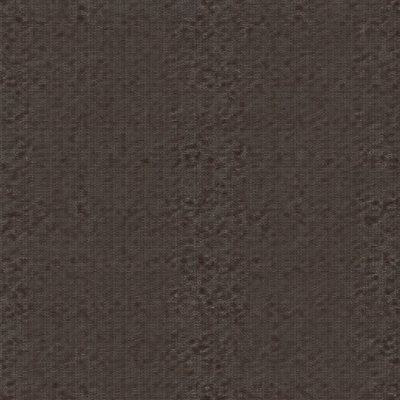
#> input picture check_cuir2.jpg, 400 x 400 px; its folder holds only this picture in this run
$ python -i pbr_deep.py   (imports and definitions only)
#> lines starting #> are read from the running program, lines starting #| are printed output that depends on the picture
### core/config.py
#!/usr/bin/env python3
# -*- coding: utf-8 -*-
"""
Global configuration, default paths, LoRA and upscaler management.
"""

import os
import re
import unicodedata
from pathlib import Path
from typing import Dict, List, Optional

# Repository root (parent of core/) — reference for .env and relative paths.
RACINE_DEPOT = Path(__file__).resolve().parents[1]


def charger_env(chemin: Optional[Path] = None) -> None:
    """Loads a .env file into os.environ WITHOUT overwriting already-set variables.

    Supported format: KEY=VALUE (one per line), optional 'export ' prefix,
    single/double quotes stripped, blank lines and # comments ignored.
    Priority: shell environment variable > .env > this module's defaults
    (see .env.example at the repository root).
    """
    fichier = Path(chemin) if chemin else RACINE_DEPOT / ".env"
    if not fichier.is_file():
        return
    for ligne in fichier.read_text(encoding="utf-8").splitlines():
        ligne = ligne.strip()
        if not ligne or ligne.startswith("#"):
            continue
        if ligne.startswith("export "):
            ligne = ligne[len("export "):]
        cle, separateur, valeur = ligne.partition("=")
        if not separateur:
            continue
        cle = cle.strip()
        valeur = valeur.strip().strip('"').strip("'")
        os.environ.setdefault(cle, valeur)


# Optional .env at the repository root — loaded BEFORE reading the variables below.
charger_env()

# Executable paths
DEFAULT_LLAMA_CLI = os.getenv("LLAMA_CLI_PATH", r"C:\llama.cpp\llama-cli.exe")
DEFAULT_SD_CLI = os.getenv("SD_CLI_PATH", r"C:\SD\sd-cli.exe")
# Per-family video-build pin: since 2026-10-23 it resolves to the SAME main build
# (master-995+) — upstream #2181 (ggml small-BAR heap mask) fixed the MiniMax-H3
# OOM (#1976) AND cleared the LTX-2.5 workspace refusal; both 65 f production
# routes (video_multishot T2V + monoplan_ia I2V) re-validated on 995 that evening.
# The constant stays as a re-pin point: any future video-only regression can pin
# LTX routes back to a parallel build here (env SD_CLI_LTX_PATH) without touching
# the image path. The C:\SD-6b3edaa parallel build (master-841) is retired from
# production (kept on disk).
DEFAULT_SD_CLI_LTX = os.getenv("SD_CLI_LTX_PATH", r"C:\SD\sd-cli.exe")
DEFAULT_SD_DIR = os.getenv("SD_DIR", r"C:\SD")
DEFAULT_SD_SOURCE_DIR = os.getenv("SD_SOURCE_DIR", r"C:\GIT\stable-diffusion.cpp")
DEFAULT_AUDIOCPP_CLI = os.getenv("AUDIOCPP_PATH", r"C:\audio-cpp\audiocpp_cli.exe")


def _detecter_ffmpeg() -> str:
    """ffmpeg 9 (C:\\ffmpeg\\dist) first, then the older Amuse build, then PATH."""
    candidats = [
        r"C:\ffmpeg\dist\bin\ffmpeg.exe",
        r"C:\Program Files\Amuse\ffmpeg.exe",
    ]
    for c in candidats:
        if os.path.exists(c):
            return c
#> further down, picture is the input picture: PIL image 400x400 RGB; mean R, G, B 70.8, 61.2, 56.5
    return "ffmpeg"


DEFAULT_FFMPEG = os.getenv("FFMPEG_PATH", _detecter_ffmpeg())


def ffmpeg() -> str:
    """Absolute path of the machine ffmpeg (FFMPEG_PATH override, else auto-detected)."""
    return DEFAULT_FFMPEG

# Base folders and models
DEFAULT_MODEL_DIR = os.getenv("MODEL_DIR", r"C:\Modeles_LLM")
DEFAULT_LLM_MODEL = os.getenv("LLM_MODEL_PATH", os.path.join(DEFAULT_MODEL_DIR, "LFM2.5-8B-A1B-Q6_K.gguf"))
DEFAULT_SD_MODEL = os.getenv("SD_MODEL_PATH", os.path.join(DEFAULT_MODEL_DIR, "flux1-dev-Q6_K.gguf"))
DEFAULT_CLIP_L = os.getenv("SD_CLIP_L_PATH", os.path.join(DEFAULT_MODEL_DIR, "clip_l.safetensors"))
DEFAULT_T5XXL = os.getenv("SD_T5XXL_PATH", os.path.join(DEFAULT_MODEL_DIR, "t5xxl_fp16.safetensors"))
DEFAULT_VAE = os.getenv("SD_VAE_PATH", os.path.join(DEFAULT_MODEL_DIR, "ae.safetensors"))
# ControlNet OpenPose SDXL (validated recipe 2026-09-26, MEMORY_BANK §1.29: juggernautXL + xinsir)
DEFAULT_CONTROLNET_POSE = os.getenv("SD_CONTROLNET_POSE_PATH", os.path.join(DEFAULT_MODEL_DIR, "controlnet_openpose_sdxl_xinsir.safetensors"))
DEFAULT_SDXL_MODEL = os.getenv("SD_XL_MODEL_PATH", os.path.join(DEFAULT_MODEL_DIR, "juggernautXL_ragnarok.safetensors"))

# Qwen-Image-2.1 (7B DiT GGUF, Vulkan — support sd-cli #2032/#2035, master-908+).
# ⚠️ Qwen RESEARCH license: personal / non-commercial use ONLY. The VAE is
# dedicated (NOT interchangeable with Qwen-Image 1.0 nor Wan 2.2 — pinned doc
# scratch/upstream_docs/sd-cli_qwen-image-21/). Validated recipe: MEMORY_BANK §1.39.
DEFAULT_QWEN_IMAGE21_MODEL = os.getenv(
    "QWEN_IMAGE21_MODEL_PATH", os.path.join(DEFAULT_MODEL_DIR, "qwen-image-2.1-UC-Q8_0.gguf")
)
DEFAULT_QWEN_IMAGE21_LLM = os.getenv(
    "QWEN_IMAGE21_LLM_PATH", os.path.join(DEFAULT_MODEL_DIR, "Qwen3VL-8B-Instruct-Q4_K_M.gguf")
)
DEFAULT_QWEN_IMAGE21_VAE = os.getenv(
    "QWEN_IMAGE21_VAE_PATH", os.path.join(DEFAULT_MODEL_DIR, "qwen_image_2.1_vae_bf16.safetensors")
)
# Turbo variant (official 8-step distilled checkpoint, CFG 1) — USER VALIDATED
# 2026-10-11 ("Atomic très bien"): AtomicChat sd.cpp-native Q8_0 quant, clean
# layout (no f32 boot penalty, 123 s/image measured vs 962 s base). Same TE +
# VAE as the base model. The distilled checkpoint has ONE validated sampling
# schedule — the 8-step custom sigmas below (from the checkpoint's
# model_index.json schedule); other schedules are not evaluated upstream.
DEFAULT_QWEN_IMAGE21_TURBO_MODEL = os.getenv(
    "QWEN_IMAGE21_TURBO_MODEL_PATH", r"C:\Modeles_LLM\Qwen-Image-2.1-Turbo-Q8_0.gguf"
)
QWEN_IMAGE21_TURBO_SIGMAS = "1.0,0.978453,0.95418,0.926626,0.89508,0.845148,0.704534,0.414568,0.0"

# MOSS-Image-SFT (OpenMOSS, 5.1B DiT flow-matching, Apache-2.0) — pipeline
# USER VALIDATED 2026-10-24 ("Moss parfait oui", MEMORY_BANK §1.45): sd-cli
# arch `moss_image` (since master-973), text encoder Qwen3.5-9B Q8_0 + external
# tokenizer + flux2 VAE. Files stored on D:\Modeles_LLM (user's choice — USB
# 3.0 HDD: cold loads are disk-bound ~4-8 MB/s, see MEMORY_BANK lesson 10-11).
# Env-overridable so the paths can move (e.g. to C: NVMe) without code edits.
DEFAULT_MOSS_IMAGE_MODEL = os.getenv(
    "MOSS_IMAGE_MODEL_PATH", r"D:\Modeles_LLM\MOSS-Image-SFT-UD-Q4_K_XL.gguf"
)
DEFAULT_MOSS_IMAGE_LLM = os.getenv(
    "MOSS_IMAGE_LLM_PATH", r"D:\Modeles_LLM\Qwen3.5-9B-Q8_0.gguf"
)
DEFAULT_MOSS_IMAGE_VAE = os.getenv(
    "MOSS_IMAGE_VAE_PATH", r"D:\Modeles_LLM\moss_image_vae_flux2.safetensors"
)
DEFAULT_MOSS_IMAGE_TOKENIZER = os.getenv(
    "MOSS_IMAGE_TOKENIZER_PATH", r"D:\Modeles_LLM\moss_image_tokenizer.json"
)

# LFM3-Audio-2B text-to-speech (LiquidAI, arch `lfm3`, LFM Open License v1.0) —
# pipeline USER VALIDATED 2026-10-28 ("voix parfaite", MEMORY_BANK §1.48):
# llama.cpp `llama-tts` (support since master d05706b; the official release
# b11936 predates the LFM3 merges — keep the local build until >= b11937).
# Files on D:\Modeles_LLM next to the MOSS weights (user rule 2026-10-28:
# Liquid models stay on D: — 23 GB is too big for the C: NVMe free space;
# lesson 10-11 applies: cold loads are disk-bound, env-overridable paths).
DEFAULT_LLAMA_TTS = os.getenv("LLAMA_TTS_PATH", r"C:\llama.cpp\llama-tts.exe")
DEFAULT_LFM3_TTS_MODEL = os.getenv(
    "LFM3_TTS_MODEL_PATH", r"D:\Modeles_LLM\LFM3-Audio-2B-Q8_0.gguf"
)
DEFAULT_LFM3_TTS_MMPROJ = os.getenv(
    "LFM3_TTS_MMPROJ_PATH", r"D:\Modeles_LLM\mmproj-LFM3-Audio-2B-Q8_0.gguf"
)

# Local OCR engine — openbmb MiniCPM-OCR-1.0 (1.3B specialist, Apache-2.0),
# served through llama.cpp `llama-server` (--mmproj). USER VALIDATED 2026-10-28
# (MEMORY_BANK §1.49: EN word-perfect, FR 1-char error off-spec, UI screenshots
# word-perfect; ~4 s/page, ~2 GB VRAM). Server-only on purpose: the mtmd-cli
# cannot disable the model's thinking block, so the transcription only lands
# in `content` with a request-level `reasoning_effort: "none"`.
DEFAULT_LLAMA_SERVER = os.getenv("LLAMA_SERVER_PATH", r"C:\llama.cpp\llama-server.exe")
DEFAULT_MINICPM_OCR_MODEL = os.getenv(
    "MINICPM_OCR_MODEL_PATH", r"C:\Modeles_LLM\MiniCPM-OCR-1_0-Q8_0.gguf"
)
DEFAULT_MINICPM_OCR_MMPROJ = os.getenv(
    "MINICPM_OCR_MMPROJ_PATH", r"C:\Modeles_LLM\mmproj-MiniCPM-OCR-1_0-f16-4x.gguf"
)

# Video models (Wan 2.1 / Wan 2.2, LTX-2.3 / LTX-2.5, MiniMax-H3)
DEFAULT_WAN_MODEL = os.getenv("WAN_MODEL_PATH", os.path.join(DEFAULT_MODEL_DIR, "wan2.1-t2v-1.3b-q8_0.gguf"))
DEFAULT_WAN_VAE = os.getenv("WAN_VAE_PATH", os.path.join(DEFAULT_MODEL_DIR, "wan_2.1_vae.safetensors"))
DEFAULT_WAN_T5XXL = os.getenv("WAN_T5XXL_PATH", os.path.join(DEFAULT_MODEL_DIR, "umt5-xxl-encoder-Q8_0.gguf"))

# MiniMax-H3 Ref2VA video models (video+audio reference → generated video, webm output with audio).
# ⚠️ The ref2va DiT is DISTINCT from fl2va (T2VA/I2VA) — source: leejet/MiniMax-H3-GGUF
# (the MiniMax-AI/MiniMax-H3-GGUF repo is gated). Validated recipe: MEMORY_BANK §1.16.
DEFAULT_H3_REF2VA_MODEL = os.getenv(
    "H3_REF2VA_MODEL_PATH",
    os.path.join(DEFAULT_MODEL_DIR, "minimax_h3_ref2va_pruned-Q4_K_M.gguf"),
)
DEFAULT_H3_VIDEO_VAE = os.getenv(
    "H3_VIDEO_VAE_PATH", os.path.join(DEFAULT_MODEL_DIR, "minimax_h3_video_vae_fp16.safetensors")
)
DEFAULT_H3_AUDIO_VAE = os.getenv(
    "H3_AUDIO_VAE_PATH", os.path.join(DEFAULT_MODEL_DIR, "minimax_h3_audio_vae_fp32.safetensors")
)
DEFAULT_H3_LLM = os.getenv(
    "H3_LLM_PATH", os.path.join(DEFAULT_MODEL_DIR, "qwen3vl_32b_minimax_h3-Q2_K_M.gguf")
)
# Ref2VA turbo LoRA (20→8 step distillation, HF lightx2v/Minimax-h3-Turbo — take the
# NON `_comfyui_` variant). Recipe user-VALIDATED on 2026-09-09: sampling −64%,
# total −46%, quality and reference match ≥ baseline (name without .safetensors extension).
DEFAULT_H3_REF2VA_TURBO_LORA = os.getenv(
    "H3_REF2VA_TURBO_LORA", "minimax_h3_ref2v_turbo_8step_v1.0_768p_bf16"
)

# Wan 2.1 VACE (control-video guidance: pose/depth/skeleton frames lock the motion).
# VALIDATED 2026-10-01 by the user ("très bien") on the distilled LightX2V route:
# 8 steps, 4x faster than the plain 14B VACE Q3_K_S 20-step recipe (REJECTED "nul").
# Recipe: MEMORY_BANK §1.28 — I2V + --control-video, offload + vae-on-cpu mandatory (16 GB).
DEFAULT_VACE_MODEL = os.getenv(
    "VACE_MODEL_PATH",
    os.path.join(DEFAULT_MODEL_DIR, "Wan2.1_14B_LightX2V_StepCfgDistill_VACE-Q3_K_S.gguf"),
)
DEFAULT_VACE_T5XXL = os.getenv(
    "VACE_T5XXL_PATH", os.path.join(DEFAULT_MODEL_DIR, "umt5-xxl-encoder-Q4_K_M.gguf")
)  # VACE validated recipe uses the Q4_K_M umt5 (the plain-Wan default is Q8_0)

# Music models (MiniMax-Music3 GGUF via audio.cpp + Music Flamingo via llama.cpp)
DEFAULT_MUSIC3_DIR = os.getenv("MUSIC3_MODEL_DIR", os.path.join(DEFAULT_MODEL_DIR, "MiniMax-Music3-GGUF"))
DEFAULT_MUSIC3_LM = os.getenv("MUSIC3_LM_PATH", os.path.join(DEFAULT_MUSIC3_DIR, "language_model_q4_0.gguf"))
# ACE-Step 1.5 Turbo GGUF (bf16) via audio.cpp — monolithic package, MIT licence.
# ⚠️ q8_0 unsupported for this family (planner sampling failure).
DEFAULT_ACESTEP15_DIR = os.getenv("ACESTEP15_MODEL_DIR", os.path.join(DEFAULT_MODEL_DIR, "ACE-Step1.5-GGUF"))
DEFAULT_MUSIC_FLAMINGO_DIR = os.getenv("MUSIC_FLAMINGO_DIR", os.path.join(DEFAULT_MODEL_DIR, "music-flamingo"))
DEFAULT_MUSIC_FLAMINGO_LM = os.getenv(
    "MUSIC_FLAMINGO_LM_PATH", os.path.join(DEFAULT_MUSIC_FLAMINGO_DIR, "music-flamingo-hf.Q4_K_M.gguf")
)
DEFAULT_MUSIC_FLAMINGO_MMPROJ = os.getenv(
    "MUSIC_FLAMINGO_MMPROJ_PATH", os.path.join(DEFAULT_MUSIC_FLAMINGO_DIR, "music-flamingo-hf.mmproj-f16.gguf")
)

# Specialized folders for LoRAs and upscalers (search in C:\Modeles_LLM\... then in the local project)
DEFAULT_LORA_DIRS = [
    os.getenv("LORA_DIR", os.path.join(DEFAULT_MODEL_DIR, "loras")),
    os.path.abspath("loras")
]

DEFAULT_UPSCALER_DIRS = [
    os.getenv("UPSCALER_DIR", os.path.join(DEFAULT_MODEL_DIR, "upscalers")),
    os.path.abspath("upscalers"),
    DEFAULT_MODEL_DIR
]

DEFAULT_ESRGAN_MODEL = os.getenv(
    "SD_ESRGAN_PATH",
    os.path.join(DEFAULT_MODEL_DIR, "upscalers", "RealESRGAN_x4plus_anime_6B.pth")
)

# Specialized ONNX models (Segmentation, PBR, Animation)
DEFAULT_ONNX_DIRS = [
    os.getenv("ONNX_DIR", os.path.join(DEFAULT_MODEL_DIR, "onnx")),
    os.path.abspath("models"),
    os.path.join(DEFAULT_MODEL_DIR, "segmentation"),
    os.path.join(DEFAULT_MODEL_DIR, "pbr"),
    os.path.join(DEFAULT_MODEL_DIR, "animation"),
    DEFAULT_MODEL_DIR
]

DEFAULT_RMBG_MODEL = os.getenv(
    "RMBG_MODEL_PATH",
    os.path.join(DEFAULT_MODEL_DIR, "onnx", "rmbg-1.4.onnx")
)

DEFAULT_DEEPBUMP_MODEL = os.getenv(
    "DEEPBUMP_MODEL_PATH",
    os.path.join(DEFAULT_MODEL_DIR, "onnx", "deepbump256.onnx")
)

DEFAULT_RIFE_MODEL = os.getenv(
    "RIFE_MODEL_PATH",
    os.path.join(DEFAULT_MODEL_DIR, "onnx", "rife_fp32.onnx")
)

DEFAULT_YUNET_MODEL = os.getenv(
    "YUNET_MODEL_PATH",
    os.path.join(DEFAULT_MODEL_DIR, "onnx", "face_detection_yunet_2023mar.onnx")
)

# Rendering settings
DEFAULT_BACKEND = os.getenv("SD_BACKEND", "diffusion=vulkan0,te=cpu")
DEFAULT_THREADS = int(os.getenv("SD_THREADS", "16"))
# Default output: output/ (git-ignored) — godot_assets/ remains the folder
# of validated reference assets (README examples), no generation lands there anymore.
DEFAULT_OUTPUT_DIR = os.getenv("OUTPUT_DIR", "output")

# open-water (Leonxlnx, MIT) — procedural WebGL2 storm-sea renderer, pipeline
# USER VALIDATED 2026-10-24 ("image ok", MEMORY_BANK §1.47) as a silent
# backdrop/keyframe-loop source. Local clone with the render_shot.mjs addition
# (fixed camera + constant weather); env-overridable like the other tool paths.
DEFAULT_OPEN_WATER_DIR = os.getenv("OPEN_WATER_DIR", r"C:\GIT\open-water")
DEFAULT_MPFB_DATA_DIR = os.getenv(
    "MPFB_DATA_DIR",
    os.path.expandvars(r"%APPDATA%\Blender Foundation\Blender\5.2\mpfb\data\data")
)
DEFAULT_MPFB_INK_DIR = os.getenv(
    "MPFB_INK_DIR",
    os.path.join(DEFAULT_MPFB_DATA_DIR, "ink_layers")
)
DEFAULT_MPFB_EYES_DIR = os.getenv(
    "MPFB_EYES_DIR",
    os.path.join(DEFAULT_MPFB_DATA_DIR, "eyes", "materials")
)
# NB: no more temporary file at a relative path (ex-temp_render.png) —
# renders go through tempfile (unique per call, compatible with parallel runs).

# Default Visual Charter (Style Anchor)
DEFAULT_STYLE_ANCHOR = (
    "2D game asset, dark fantasy aesthetic, isolated on solid plain white background, "
    "obsidian steel, deep violet glowing runes, dark void energy, "
    "sharp clean edges, digital painting style, centered composition, no shadows on background"
)

# Framings per asset type
CADRAGE_INSTRUCTIONS = {
    "item": "front view or isometric view, single isolated game icon",
    "character": "full body sprite, neutral standing pose, front view",
    "prop": "isometric view, environmental 2D game object",
    "tile": "top-down or front view, seamless texture pattern",
    "angle_front": "front view, centered character sprite",
    "angle_right": "side profile view facing right, centered character sprite",
    "angle_back": "back view, centered character sprite",
    "angle_left": "side profile view facing left, centered character sprite"
}


# [143 lines left out: functions slugifier_texte, lister_loras, lister_upscalers, resoudre_upscaler, resoudre_sd_model, lister_modeles_onnx, not called in this run]


def resoudre_modele_onnx(cle_ou_chemin: Optional[str], defaut_path: Optional[str] = None) -> Optional[str]:
    """Resolves the path of an ONNX model by its partial name or direct path."""
    if not cle_ou_chemin:
        return defaut_path if defaut_path and os.path.exists(defaut_path) else None

    if os.path.exists(cle_ou_chemin):
        return os.path.abspath(cle_ou_chemin)

    dispos = lister_modeles_onnx()
    cle = cle_ou_chemin.lower()
    for m in dispos:
        if cle in m["name"].lower() or cle in m["filename"].lower():
            return m["path"]

    return defaut_path if defaut_path and os.path.exists(defaut_path) else None


# [81 lines left out: functions resoudre_modele_video, resoudre_t5xxl_video, resoudre_vae_video, not called in this run]


# Required components of the MiniMax-Music3 GGUF package (default mix Q4_0 / Q8_0)
MUSIC3_FICHIERS_REQUIS = [
    "language_model_q4_0.gguf",
    "rvq_depth_decoder_q8_0.gguf",
    "transformer_q4_0.gguf",
    "condition_encoder.gguf",
    "vocoder.gguf",
    "tokenizer/tokenizer.json",
]


# [19 lines left out: function resoudre_modele_musique, not called in this run]


# ACE-Step 1.5 variants: (GGUF relative path, dit_model_path load-option
# or None). The packages are variant-specific — xl-* require their
# load-option (audio.cpp docs). XL = DiT 4B (~14.2 GiB bf16, untested on HF:
# hosted on the audio.cpp ModelScope mirror).
ACESTEP15_VARIANTES = {
    "turbo": (os.path.join("turbo", "ace-step-1.5-turbo-bf16.gguf"), None),
    "xl-turbo": (os.path.join("xl-turbo", "ace-step-1.5-xl-turbo-bf16.gguf"), "acestep-v15-xl-turbo"),
    "xl-sft": (os.path.join("xl-sft", "ace-step-1.5-xl-sft-bf16.gguf"), "acestep-v15-xl-sft"),
}


# [49 lines left out: functions resoudre_gguf_acestep15, resoudre_yunet_model, verifier_prerequis, not called in this run]

### core/image_ops.py
#!/usr/bin/env python3
# -*- coding: utf-8 -*-
"""
Advanced image operations module for 2D & 3D assets (Godot Engine).
Flood-fill background removal, centering, square cropping, PBR map generation (Normal, Roughness, Height, AO, ORM),
spritesheet assembly, pixel-art quantization, and Godot material file (.tres) export.
"""

import math
import os
from typing import List, Optional, Tuple
import numpy as np
from PIL import Image, ImageChops, ImageDraw, ImageEnhance, ImageFilter, ImageOps

# Famous retro palettes for the Pixel Art workflow
PALETTES_RETRO = {
    "pico8": [
        (0, 0, 0), (29, 43, 83), (126, 37, 83), (0, 135, 81),
        (171, 82, 54), (95, 87, 79), (194, 195, 199), (255, 241, 232),
        (255, 0, 77), (255, 163, 0), (255, 236, 39), (0, 228, 54),
        (41, 173, 255), (131, 118, 156), (255, 119, 168), (255, 204, 170)
    ],
    "gameboy": [
        (15, 56, 15), (48, 98, 48), (139, 172, 15), (155, 188, 15)
    ],
    "endesga32": [
        (190, 74, 47), (215, 118, 67), (234, 212, 170), (228, 166, 114),
        (184, 111, 80), (115, 62, 57), (62, 39, 49), (162, 38, 51),
        (228, 59, 68), (247, 118, 34), (254, 174, 52), (254, 231, 97),
        (99, 199, 77), (62, 137, 72), (38, 92, 66), (25, 60, 62),
        (18, 78, 137), (0, 153, 219), (44, 232, 245), (255, 255, 255),
        (192, 203, 220), (139, 155, 180), (90, 105, 136), (58, 68, 102),
        (38, 43, 68), (24, 20, 37), (255, 0, 68), (254, 91, 140),
        (254, 174, 187), (255, 214, 219), (181, 80, 136), (118, 66, 138)
    ]
}


# ==============================================================================
# 1. Background Removal & Centering (2D)
# ==============================================================================
# [72 lines left out: functions detourer_fond_blanc, centrer_et_recadrer, post_process_asset, not called in this run]


# ==============================================================================
# 2. PBR Map Generation for 3D (Normal, Roughness, Height, AO, ORM)
# ==============================================================================
def generer_height_map(image: Image.Image) -> Image.Image:
    """Generates a balanced grayscale height/displacement map."""
    gray = image.convert("L")
    # Slight equalization to spread the contrasts
    enhanced = ImageOps.autocontrast(gray, cutoff=2)
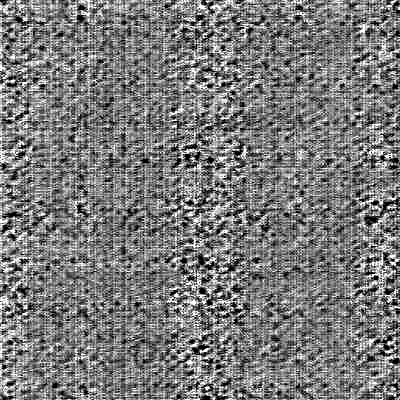
#> enhanced: PIL image 400x400 L; min 0, max 255, mean 122.1
    return enhanced


def generer_normal_map(image: Image.Image, strength: float = 3.5) -> Image.Image:
    """
    Computes a Tangent-Space Normal Map (OpenGL format, Godot 4 compatible)
    via horizontal and vertical Sobel gradients.
    """
    height_map = generer_height_map(image)
    arr = np.array(height_map, dtype=np.float32) / 255.0

    # Gradients Sobel 3x3
    dx = np.zeros_like(arr)
    dy = np.zeros_like(arr)

    dx[:, 1:-1] = (arr[:, 2:] - arr[:, :-2]) * 0.5
    dy[1:-1, :] = (arr[2:, :] - arr[:-2, :]) * 0.5

    # Edges
    dx[:, 0] = arr[:, 1] - arr[:, 0]
    dx[:, -1] = arr[:, -1] - arr[:, -2]
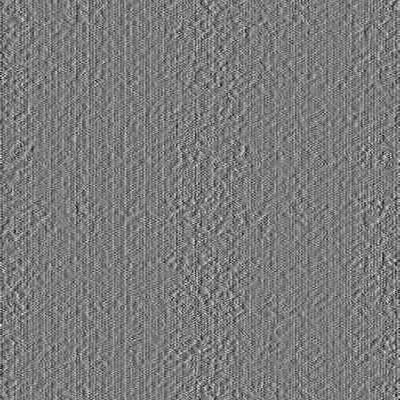
#> dx: shape (400, 400) float32; min -0.643, max 0.678, mean -0.000613; drawn with min black and max white
    dy[0, :] = arr[1, :] - arr[0, :]
    dy[-1, :] = arr[-1, :] - arr[-2, :]
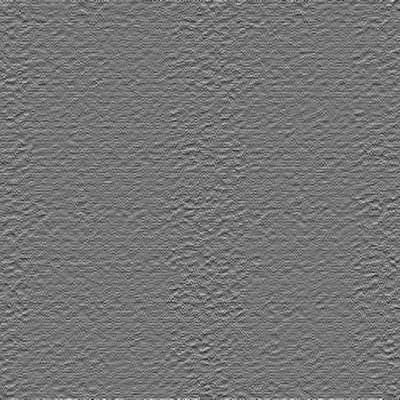
#> dy: shape (400, 400) float32; min -0.82, max 0.961, mean 0.000459; drawn with min black and max white

    nx = -dx * strength
    ny = -dy * strength
    nz = np.ones_like(arr)

    norm = np.sqrt(nx**2 + ny**2 + nz**2)
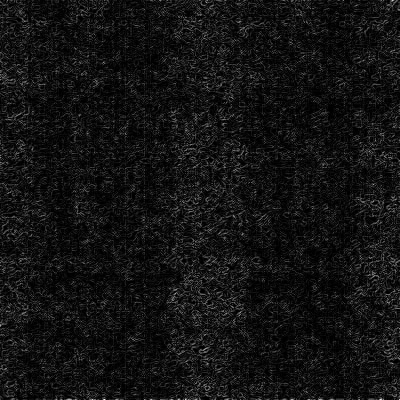
#> norm: shape (400, 400) float32; min 1, max 3.52, mean 1.19; drawn with min black and max white
    norm[norm == 0] = 1.0
    nx /= norm
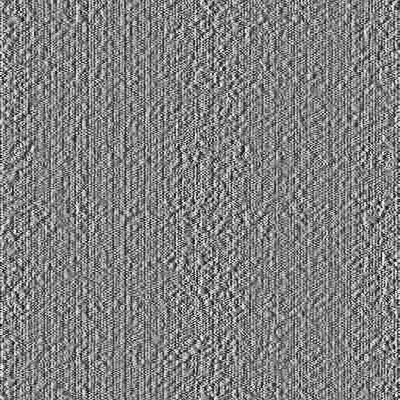
#> nx: shape (400, 400) float32; min -0.912, max 0.894, mean 0.0018; drawn with min black and max white
    ny /= norm
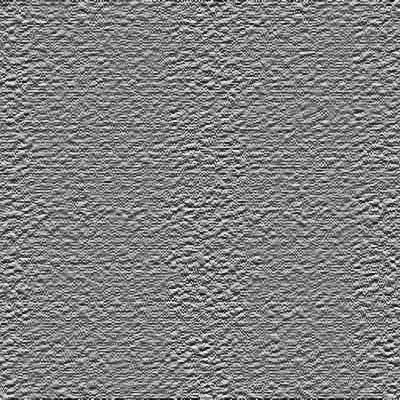
#> ny: shape (400, 400) float32; min -0.956, max 0.932, mean -0.00116; drawn with min black and max white
    nz /= norm
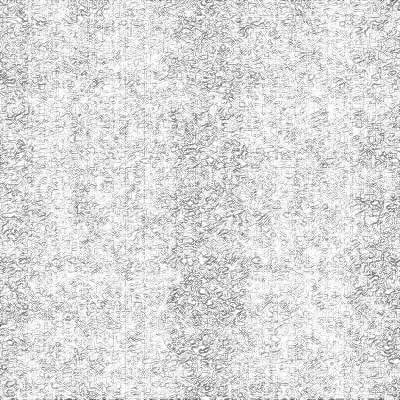
#> nz: shape (400, 400) float32; min 0.284, max 1, mean 0.858

    # OpenGL encoding (X+ to the right, Y+ up, Z+ outward)
    r = ((nx * 0.5 + 0.5) * 255).astype(np.uint8)
    g = (((-ny) * 0.5 + 0.5) * 255).astype(np.uint8)
#> (the rest of the program and of its run is left out)
